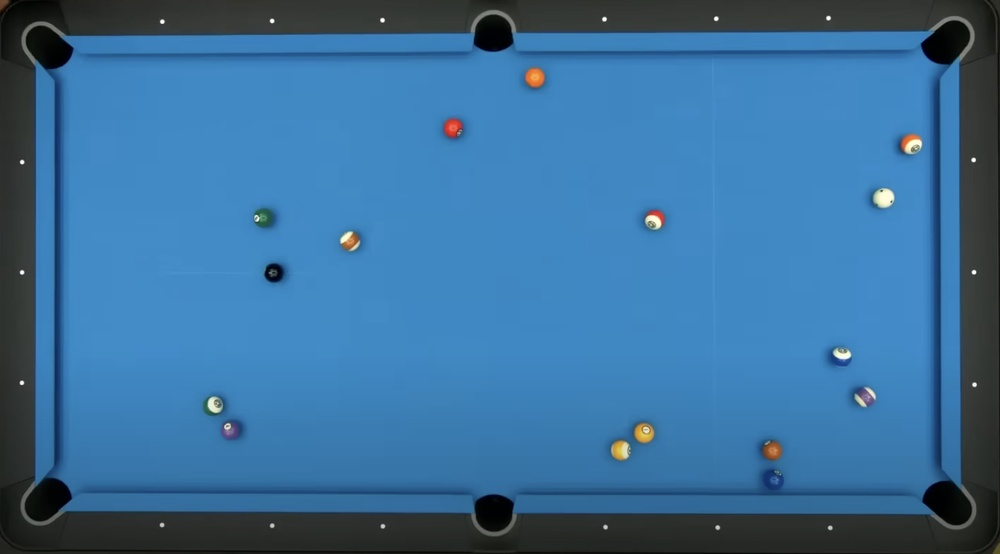
#> input picture analyzer_table/input/first.jpeg, 1000 x 554 px, shrunk from 1510 x 836 before the run
$ python black_and_white_launcher.py ../input/first.jpeg
#> lines starting #> are read from the running program, lines starting #| are printed output that depends on the picture; after the words box and inside, x2 and y2 are one past the last pixel; in counts of white or black regions, pixels touching at a corner belong together
#> in run_ball_detection, image is the input picture: shape (554, 1000, 3); mean B, G, R 155.4, 111.7, 58.2
#> in detect_balls_full_pipeline, `hsv_image = cv2.cvtColor(original_image, cv2.COLOR_BGR2HSV)`: hsv_image: shape (554, 1000, 3); mean H, S, V 94.7, 142.4, 156.4
### analyzer_table/black_white_detect/mark_balls_v4.py
#!/usr/bin/env python3
"""
A ball detection pipeline with special handling for glare on green balls.

This module is largely a duplicate of 'detect_balls_and_pockets.py' but
contains a specific modification to the felt mask creation to account for
strong reflections on green balls that might cause them to be missed.

Warning:
    This file contains a significant amount of duplicated code from
    'detect_balls_and_pockets.py'. This is a major maintenance issue and
    should be resolved by extracting the common functions into a shared utility
    module.
"""
import sys
from pathlib import Path
from typing import List

import cv2
import numpy as np

from analyzer_table.launcher_helper.json_models import Ball
from const_numbers import (
    FELT_MASK_PATH,
    get_ball_radius,
    get_ball_radius_determinate,
)
from output_utils import get_output_path

# This is not a recommended practice for managing imports.
sys.path.insert(0, str(Path(__file__).resolve().parent.parent.parent))

# Note: The following functions are duplicated from
# 'detect_balls_and_pockets.py' and should be refactored into a shared module.


# [93 lines left out: functions _preprocess_roi, _refine_with_hough, _touches_border, _balls_from_connected_components, not called in this run]


def _create_felt_mask(
    hsv_image: np.ndarray, handle_glare: bool, original_image: np.ndarray
) -> np.ndarray:
    """Creates a binary mask of the table felt."""
#> called with handle_glare = False
    lower_blue = np.array([80, 40, 30])
    upper_blue = np.array([125, 255, 255])
    lower_green = np.array([35, 30, 30])
    upper_green = np.array([85, 255, 255])

    blue_mask = cv2.inRange(hsv_image, lower_blue, upper_blue)
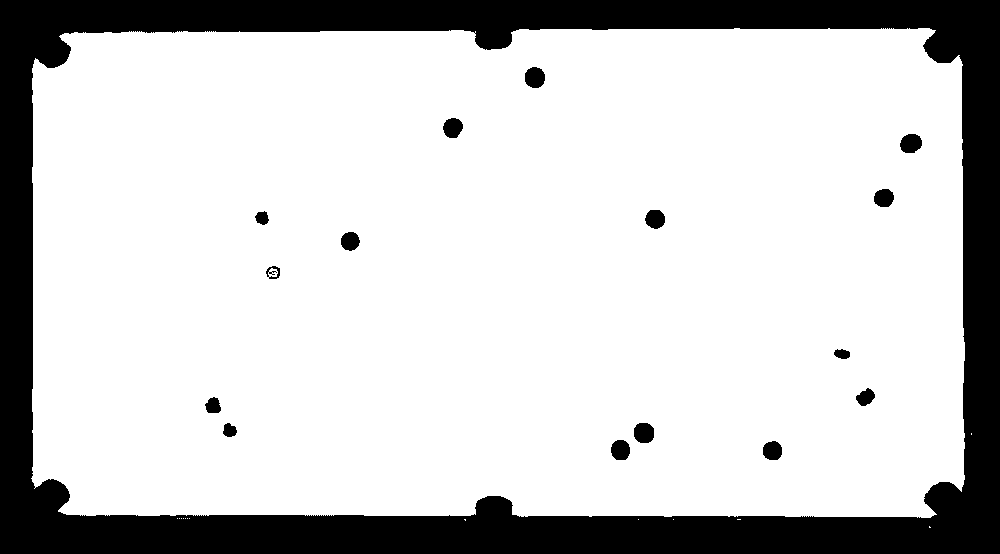
#> blue_mask: shape (554, 1000); 79.9% white; 16 black regions, largest, box (x1, y1, x2, y2) and area: (0, 0, 1000, 554) 107892, (634, 423, 654, 443) 342, (525, 67, 545, 88) 340
    green_mask = cv2.inRange(hsv_image, lower_green, upper_green)
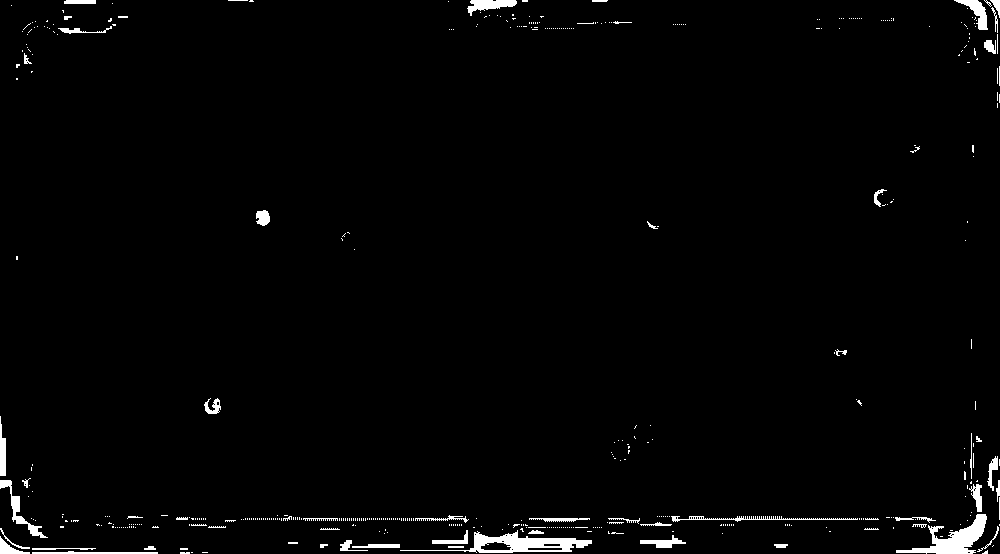
#> green_mask: shape (554, 1000); 1.8% white; 459 white regions (395 under 20 px), largest, box (x1, y1, x2, y2) and area: (400, 530, 592, 553) 1488, (896, 514, 987, 554) 1329, (0, 480, 48, 538) 476
    felt_mask = cv2.bitwise_or(blue_mask, green_mask)
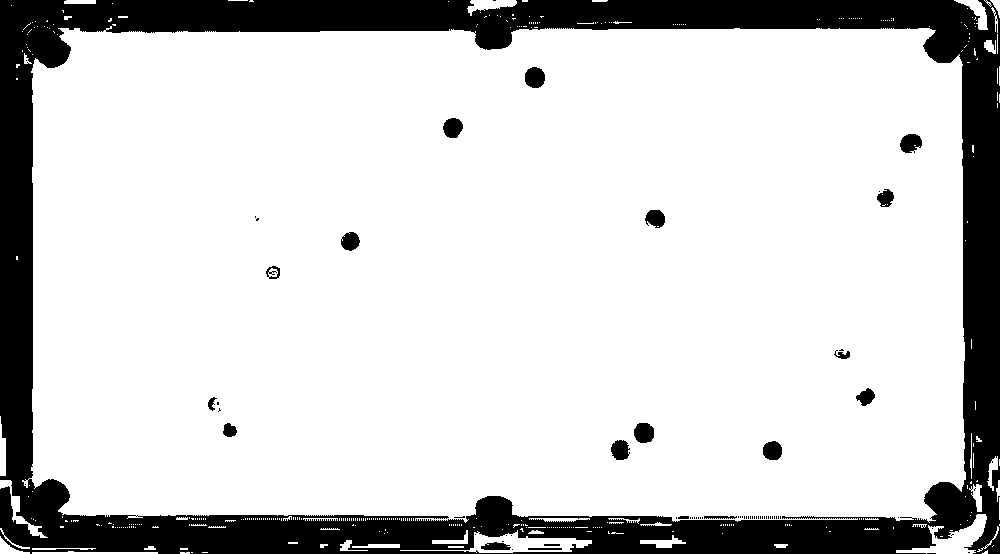
#> felt_mask: shape (554, 1000); 81.6% white; 71 black regions (51 under 20 px), largest, box (x1, y1, x2, y2) and area: (0, 0, 1000, 554) 98044, (525, 67, 545, 88) 340, (634, 423, 654, 443) 333

    if handle_glare:
        # Find white glare spots, which are assumed to be reflections on balls.
        gray_scale = cv2.cvtColor(original_image, cv2.COLOR_BGR2GRAY)
        _, glare_mask = cv2.threshold(gray_scale, 200, 255, cv2.THRESH_BINARY)

        # Dilate these glare spots to the approximate size of a ball.
        radius_approx = int(get_ball_radius() * 0.8)
        dilate_kernel = cv2.getStructuringElement(
            cv2.MORPH_ELLIPSE, (radius_approx, radius_approx)
        )
        ball_locations_by_glare = cv2.dilate(glare_mask, dilate_kernel, iterations=1)

        # Subtract these 'ball bubbles' from the felt mask.
        # This ensures that even if a ball's color is similar to the felt,
        # its reflection will create a hole in the mask, allowing detection.
        felt_mask = cv2.bitwise_and(felt_mask, cv2.bitwise_not(ball_locations_by_glare))

    kernel = np.ones((5, 5), np.uint8)
    felt_mask = cv2.morphologyEx(felt_mask, cv2.MORPH_OPEN, kernel, iterations=1)
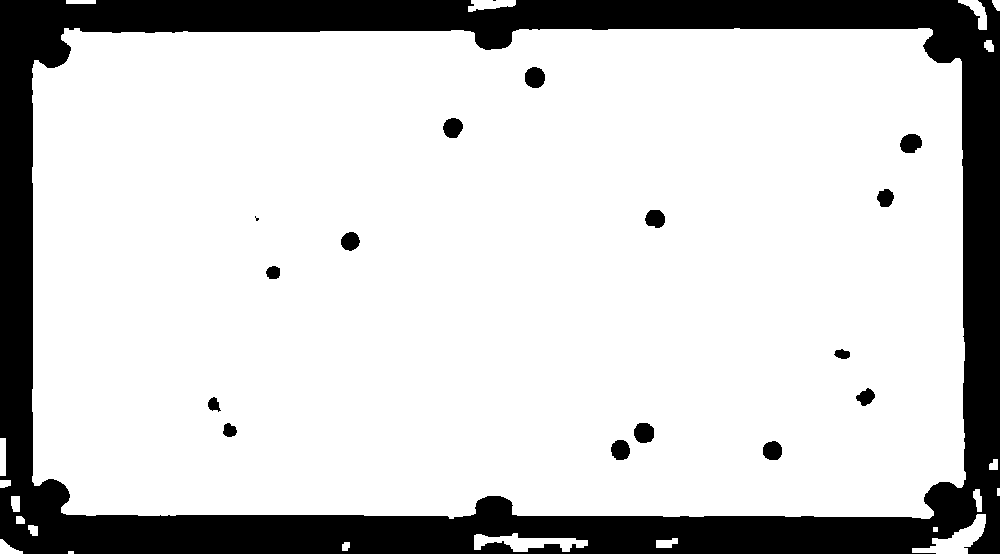
#> felt_mask: shape (554, 1000); 80.7% white; 17 black regions (2 under 20 px), largest, box (x1, y1, x2, y2) and area: (0, 0, 1000, 554) 103287, (525, 67, 545, 88) 340, (634, 423, 654, 443) 333
    felt_mask = cv2.morphologyEx(felt_mask, cv2.MORPH_CLOSE, kernel, iterations=1)
#> felt_mask: shape (554, 1000); 80.8% white; 16 black regions, largest, box (x1, y1, x2, y2) and area: (0, 0, 1000, 554) 102795, (525, 67, 545, 88) 340, (634, 423, 654, 443) 333

    # Invert to get a mask where balls/pockets are white
    return cv2.bitwise_not(felt_mask)


def detect_balls_full_pipeline(
    input_path: str, handle_green_glare: bool = False
) -> List[Ball]:
    """
    Full pipeline for detecting balls in an image, with an option to handle
    glare on green balls.

    Args:
        input_path: Path to the source image.
        handle_green_glare: If True, applies a special correction to prevent
                            green balls from being missed due to their color
                            matching the table felt.

    Returns:
        A list of detected Ball objects.
    """
    original_image = cv2.imread(input_path)
    if original_image is None:
        raise FileNotFoundError(f"❌ Could not read input image: {input_path}")

    hsv_image = cv2.cvtColor(original_image, cv2.COLOR_BGR2HSV)

    binary_mask = _create_felt_mask(hsv_image, handle_green_glare, original_image)

#> (the run stopped early here; a loop or call above may not have finished)
